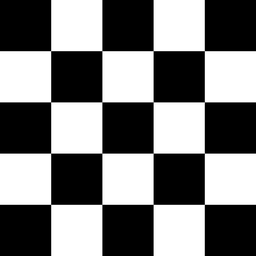
#> input picture DIP_assignments/assignment-04/Images/Checkerboard.png, 256 x 256 px, shrunk from 1200 x 1200 before the run, found by its file name; the run also reads 2 pictures not shown here
$ python sol_02.py
#> lines starting #> are read from the running program, lines starting #| are printed output that depends on the picture; after the words box and inside, x2 and y2 are one past the last pixel; in counts of white or black regions, pixels touching at a corner belong together
import numpy as np
import skimage.io as io
import skimage.transform as tr
import  matplotlib.pyplot as plt


img1 = io.imread('Images/Checkerboard.png')
#> img1 is the input picture: shape (256, 256); min 0, max 255, mean 122.4
img2 = io.imread('Images/NoisyCheckerboard.png')
img3 = io.imread('Images/Coins.png')
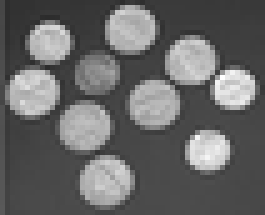
#> input picture DIP_assignments/assignment-04/Images/Coins.png, 53 x 43 px, shrunk from 248 x 203 before the run, found by its file name (shown 5 times larger)
#> img3 is the input picture: shape (43, 53); min 44, max 255, mean 103.1
img4 = io.imread('Images/NoisyCoins.png')

sigma = 5
ws = 5

def g_smoothing(img,sigma,ws):

    ks = int(ws/2)
    h = np.zeros((ws,ws))
    for i in range(ws):
        for j in range(ws):
            h[i,j] = np.exp(-((i)**2+(j)**2)/(2*sigma**2))/(2*np.pi*sigma**2)
    sum_h = np.sum(h)
    h = h/sum_h

    img_gs = np.zeros(img.shape)
    img = np.pad(img, ks)
    m,n = img.shape

    for i in range(ws,m-ws):
        for j in range(ws,n-ws):
            img_gs[i, j] = np.sum(img[i-ks:i+ks+1, j-ks:j+ks+1]*h)

    return img_gs


def sobel(img):

    ws = 3
    ks = ws//2

    #kernel
    Gx = np.array([[-1, 0, 1],[-2, 0, 2],[-1, 0, 1]])
    Gy = np.array([[-1, -2, -1],[0, 0, 0],[1, 2, 1]])

    img_s1 = np.zeros(img.shape)
    img_s2 = np.zeros(img.shape)
    img_p = np.pad(img, (ks,ks), constant_values=1)
    m,n = img_p.shape

    for i in range(ws,m-ws):
        for j in range(ws,n-ws):

            img_s1[i, j] = np.sum(img_p[i-ks:i+ks+1, j-ks:j+ks+1]*Gx)
            img_s2[i, j] = np.sum(img_p[i-ks:i+ks+1, j-ks:j+ks+1]*Gy)

    #gradient magnitude
    img_n = np.sqrt(img_s1**2 + img_s2**2)

    return img_n


def perwitt(img):

    ws = 3
    ks = ws//2

    #kernel
    Gx = np.array([[-1, 0, 1],[-1, 0, 1],[-1, 0, 1]])
    Gy = np.array([[-1, -1, -1],[0, 0, 0],[1, 1, 1]])

    img_s1 = np.zeros(img.shape)
    img_s2 = np.zeros(img.shape)
    img_p = np.pad(img, ks)
    m,n = img_p.shape

    for i in range(ws,m-ws):
        for j in range(ws,n-ws):

            img_s1[i, j] = np.sum(img_p[i-ks:i+ks+1, j-ks:j+ks+1]*Gx)
            img_s2[i, j] = np.sum(img_p[i-ks:i+ks+1, j-ks:j+ks+1]*Gy)

    #gradient magnitude

    img_n = np.sqrt(img_s1**2 + img_s2**2)

    return img_n


#1st order Laplacian
def f_laplacian(img):

    ws = 3
    ks = int(ws/2)

    #kernel
    Lp = np.array([[0, 1, 0],[1, -4, 1],[0, 1, 0]])/8

    img_s1 = np.zeros(img.shape)
    img_p = np.pad(img, ks)
    m,n = img_p.shape

    for i in range(ws,m-ws):
        for j in range(ws,n-ws):
            img_s1[i, j] = np.sum(img_p[i-ks:i+ks+1, j-ks:j+ks+1]*Lp)

    return img_s1

#2nd order Laplacian
def s_laplacian(img):

    ws = 3
    ks = int(ws/2)

    #kernel
    Lp = np.array([[1,1,1],[1, -8, 1],[1, 1, 1]])/16

    img_s1 = np.zeros(img.shape)
    img_p = np.pad(img, ks)
    m,n = img_p.shape

    for i in range(ws,m-ws):
        for j in range(ws,n-ws):
            img_s1[i, j] = np.sum(img_p[i-ks:i+ks+1, j-ks:j+ks+1]*Lp)

    return img_s1


#zero crossing...
def zero_crossing(img):
    m,n = img.shape
    zc_img = np.zeros((m,n))

    # Check the sign (negative or positive) of all the pixels around each pixel
    for i in range(1,m-1):
        for j in range(1,n-1):
            neg_count = 0
            pos_count = 0
            for a in range(-1, 2):
                for b in range(-1,2):
                    if(img[i+a,j+b] < 0):
                        neg_count += 1
                    elif(img[i+a,j+b] > 0):
                        pos_count += 1

            z_c = ( (neg_count > 0) and (pos_count > 0) )
            if(z_c):
                zc_img[i,j] = 255

    return zc_img


def rotat(img, k):
    return tr.rotate(img, k)


img_g1 = g_smoothing(img1,sigma,ws)
img_g2 = g_smoothing(img2,sigma,ws)
img_g3 = g_smoothing(img3,sigma,ws)
img_g4 = g_smoothing(img4,sigma,ws)

f_ls = zero_crossing(f_laplacian(img1))
#> after the loop in f_laplacian, `for i in range(ws,m-ws):`:
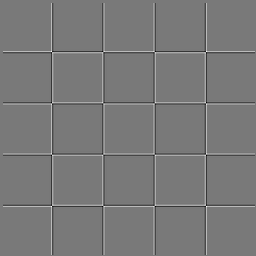
#> img_s1: shape (256, 256) float64; min -46, max 50.88, mean 0; drawn with min black and max white
#> in zero_crossing, `m,n = img.shape`: m = 256
#> after the loop in zero_crossing, `for i in range(1,m-1):`:
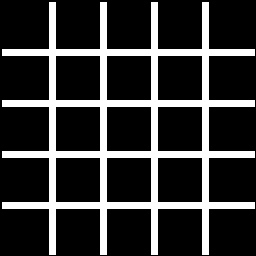
#> zc_img: shape (256, 256) float64; 20.4% white; 1 white region, box (x1, y1, x2, y2) and area: (2, 2, 255, 255) 13384
s_ls = zero_crossing(s_laplacian(img1))

f_ls1 = zero_crossing(f_laplacian(img3))
#> after the loop in f_laplacian (call 2), `for i in range(ws,m-ws):`:
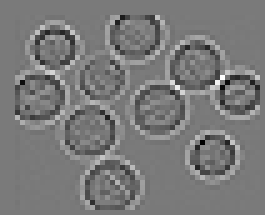
#> img_s1: shape (43, 53) float64 (shown 5 times larger); min -36.12, max 39.12, mean -0.1; drawn with min black and max white
#> after the loop in zero_crossing (call 3), `for i in range(1,m-1):`: zc_img: shape (43, 53) float64; 84.5% white; 2 black regions (1 under 20 px), largest, box (x1, y1, x2, y2) and area: (0, 0, 53, 43) 353
s_ls1 = zero_crossing(s_laplacian(img3))
#> after the loop in zero_crossing (call 4), `for i in range(1,m-1):`: zc_img: shape (43, 53) float64; 84.5% white; 5 black regions (4 under 20 px), largest, box (x1, y1, x2, y2) and area: (0, 0, 53, 43) 349

fig1, (ax1, ax2) = plt.subplots(2,2)
ax1[0].imshow(img_g1, cmap='gray')
ax1[0].set_title("Checkerboard")
ax1[0].axis('off')

ax1[1].imshow(img_g2, cmap='gray')
ax1[1].set_title("NoisyCheckerboard")
ax1[1].axis('off')

ax2[0].imshow(img_g3, cmap='gray')
ax2[0].set_title("Coins")
ax2[0].axis('off')

ax2[1].imshow(img_g4, cmap='gray')
ax2[1].set_title("NoisyCoins")
ax2[1].axis('off')

plt.show()


fig2, (ax1, ax2) = plt.subplots(2,2)
ax1[0].imshow(sobel(rotat(img2, 45)), cmap='gray')
#> in rotat, `return tr.rotate(img, k)`:
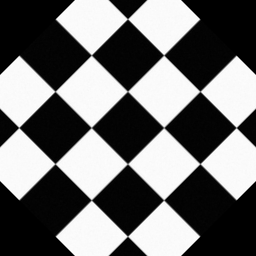
#> returned value: shape (256, 256) float64; min 0, max 0.998, mean 0.444
#> in sobel, `ws = 3`: ws = 3
#> in sobel, `ks = ws//2`: ks = 1
ax1[0].set_title("NoisyCheckerboard")
ax1[0].axis('off')

ax1[1].imshow(sobel(rotat(img_g2, 45)), cmap='gray')
#> in sobel (call 2), `img_n = np.sqrt(img_s1**2 + img_s2**2)`:
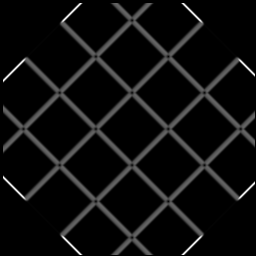
#> img_n: shape (256, 256) float64; min 0, max 1066.2, mean 58.4; drawn with min black and max white
ax1[1].set_title("guss + NoisyCheckerboard")
ax1[1].axis('off')

ax2[0].imshow(perwitt(rotat(img2, 45)), cmap='gray')
#> in perwitt, `ws = 3`: ws = 3
#> in perwitt, `ks = ws//2`: ks = 1
ax2[0].set_title("NoisyCheckerboard")
ax2[0].axis('off')

ax2[1].imshow(perwitt(rotat(img_g2, 45)), cmap='gray')
ax2[1].set_title("guss + NoisyCheckerboard")
ax2[1].axis('off')

plt.show()

fig3, (ax1, ax2) = plt.subplots(2,2)
ax1[0].imshow(sobel(img4), cmap='gray')
ax1[0].set_title("NoisyCoins")
ax1[0].axis('off')

ax1[1].imshow(sobel(img_g4), cmap='gray')
#> after the loop in sobel (call 4), `for i in range(ws,m-ws):`:
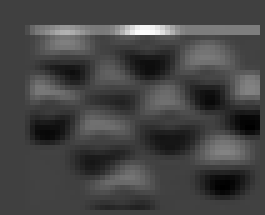
#> img_s2: shape (43, 53) float64 (shown 5 times larger); min -250.5, max 734.6, mean 14.9; drawn with min black and max white
ax1[1].set_title("guss + NoisyCoins")
ax1[1].axis('off')

ax2[0].imshow(perwitt(img4), cmap='gray')
ax2[0].set_title("NoisyCoins")
ax2[0].axis('off')

ax2[1].imshow(perwitt(img_g4), cmap='gray')
ax2[1].set_title("guss + NoisyCoins")
ax2[1].axis('off')

plt.show()

fig4, (ax1, ax2) = plt.subplots(2,2)
ax1[0].imshow(f_ls, cmap='gray')
ax1[0].set_title("l1")
ax1[0].axis('off')

ax1[1].imshow(s_ls, cmap='gray')
ax1[1].set_title("l2")
ax1[1].axis('off')

ax2[0].imshow(f_ls1, cmap='gray')
ax2[0].set_title("l1")
ax2[0].axis('off')

ax2[1].imshow(s_ls1, cmap='gray')
ax2[1].set_title("l2")
ax2[1].axis('off')

plt.show()
